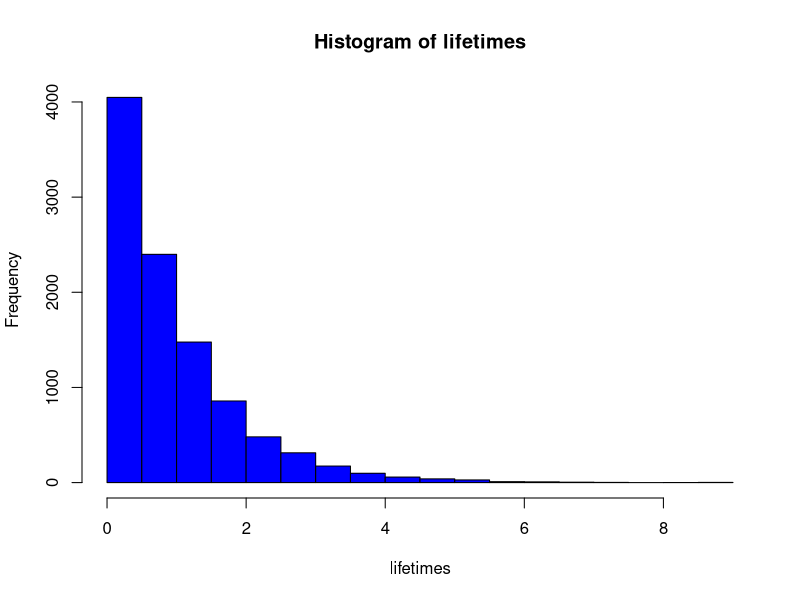
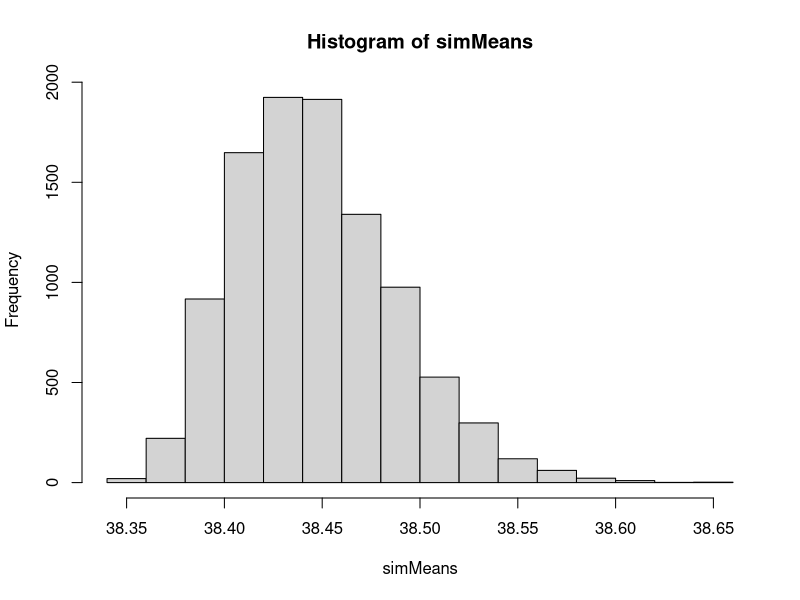

Source code (R) for these figures, in order:
# 4.1 a)

k <- 10000
xA <- rexp(k, 1/2)
xB <- rexp(k, 1/3)
xC <- rexp(k, 1/5)
x <- cbind(xA, xB, xC)
lifetimes <- apply(x,1, min) # 1 means that there should be used rows (NOT columns) for finding the minimum value
x
lifetimes
hist(lifetimes, col = "blue", nclass = 30) 

# 4.1 b)
mean(lifetimes)

# 4.1 c)
sd(lifetimes)

# 4.1 d)
mean(lifetimes<1)

# 4.1 e) 
median(lifetimes)

# 4.3 a)
k <- 10000
x <- c(38.43, 38.43, 38.39, 38.83, 38.45, 38.35,
       38.43, 38.31, 38.32, 38.48, 38.50)
simSamples <- replicate(k, sample(x, replace=TRUE))
simMeans <-   apply(simSamples,2, mean)
hist(simMeans)
quantile(simMeans, c(0.025, 0.975))

# 4.3 b)
xBar <- mean(x)
sBar <- sd(x)
simSamples <- replicate(k,rnorm(length(x),xBar, sBar))
simMean <- apply(simSamples, 2, mean)
quantile(simMean, c(0.025,0.975))

c(xBar - qt(0.975, df=length(x)-1)*sBar/sqrt(length(x)),
  xBar + qt(0.975, df=length(x)-1)*sBar/sqrt(length(x)))
t.test(x)

# 4.3 c)
logx <-log(x)
logxMean <- mean(logx) 
logxSd <- sd(logx)
sim_logx <- replicate(k, rlnorm(length(logx), logxMean, logxSd))
sim_mean <- apply(sim_logx, 2, mean)
quantile(sim_mean, c(0.025, 0.975))
sim_mean

# 4.3 d)

Q1 <- function(x) {quantile(x, 0.25)}
xBar <- mean(x)
sBar <- sd(x)
simSamples <- replicate(k,rnorm(length(x),xBar, sBar))
simQ1 <- apply(simSamples, 2, Q1)
quantile(simQ1, c(0.025,0.975))

# 4.3 e)
simSamples <- replicate(k, sample(x, replace=TRUE))
simQ1_nonparametric <-apply(simSamples,2, Q1)
quantile(simQ1_nonparametric, c(0.025, 0.975))
  
# 4.4 a)
tv1 <- c(1,2,1,3,2,1,2,3,1,1)
tv2 <- c(3,4,2,4,2,3,2,4,3,2)

k <- 100000
sim_tv1 <- replicate(k, sample(tv1, replace=TRUE))
sim_tv2 <- replicate(k, sample(tv2, replace=TRUE))
means_sim_tv1 <- apply(sim_tv1, 2, mean)
means_sim_tv2 <- apply(sim_tv2, 2, mean) 
sim_dif <- means_sim_tv1 - means_sim_tv2
quantile(sim_dif, c(0.025,0.975))

t.test(tv1, tv2)

# 4.4 c)
tv1 <- c(1,2,1,3,2,1,2,3,1,1)
tv2 <- c(3,4,2,4,2,3,2,4,3,2)

k <- 100000
n <- length(tv1)
sim_norm_tv1 <- replicate(k, rnorm(n, mean=mean(tv1),sd=sd(tv1) ))
sim_norm_tv2 <- replicate(k, rnorm(n, mean=mean(tv2),sd=sd(tv2) ))
means_sim_tv1 <- apply(sim_norm_tv1, 2, mean)
means_sim_tv2 <- apply(sim_norm_tv2, 2, mean) 
sim_norm_dif <- means_sim_tv1 - means_sim_tv2
quantile(sim_norm_dif, c(0.025,0.975))


# 4.5 d)
set.seed(28973)
n <- 10000
Ts <- rnorm(n, mean= 289.12, sd = 0.02 )
Vs <- rnorm(n, mean= 9.987, sd = 0.002)
p <- 8.31*Ts/Vs
mean(p)
sd(p)


